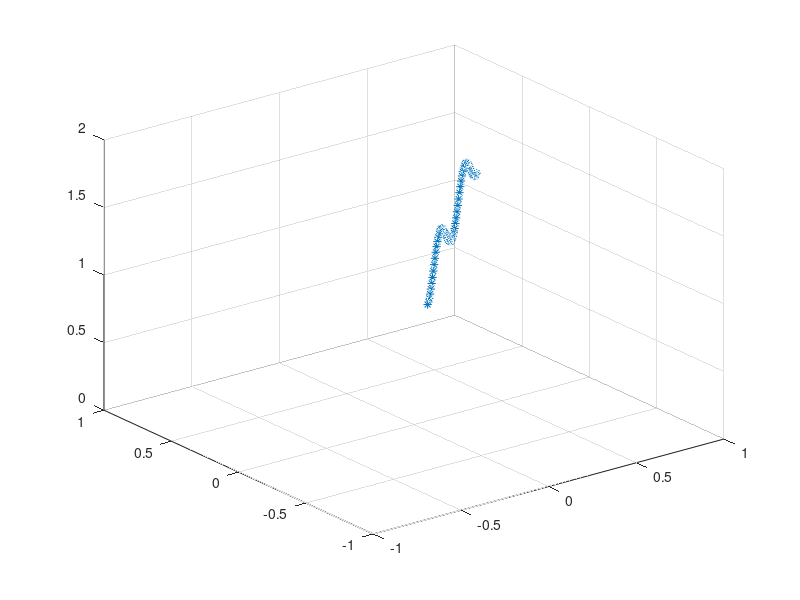

This figure's MATLAB source:
close all
clear 
%%%%%%%%%%%%  DATA  %%%%%%%%%%%%%

p0 = [-0.448,-0.685,1.36]; %INITIAL POSITION [x,y,z] 

T = 0.25;
tf = 15;   
deltaz=0.3;
noscillazioni = 2;

Tsample=0.01;
dis=1.2; 
v=dis/tf;
om=(noscillazioni*2*pi)/tf;
tt = 0:T:tf;
z=zeros(1,length(tt));
x=z; y=z;

x(1)=p0(1);y(1)=p0(2);
z=p0(3)+(deltaz/2)-(deltaz/2)*cos(om*tt);
for i=2:length(tt)
    x(i)=x(i-1)+v*T;
    y(i)=y(i-1)+v*T;
end

figure;
plot3(x,y,z,'*')
grid on
axis([-1 1 -1 1 0 2]);

Ttot=tf;

xd=[x;y;z];
